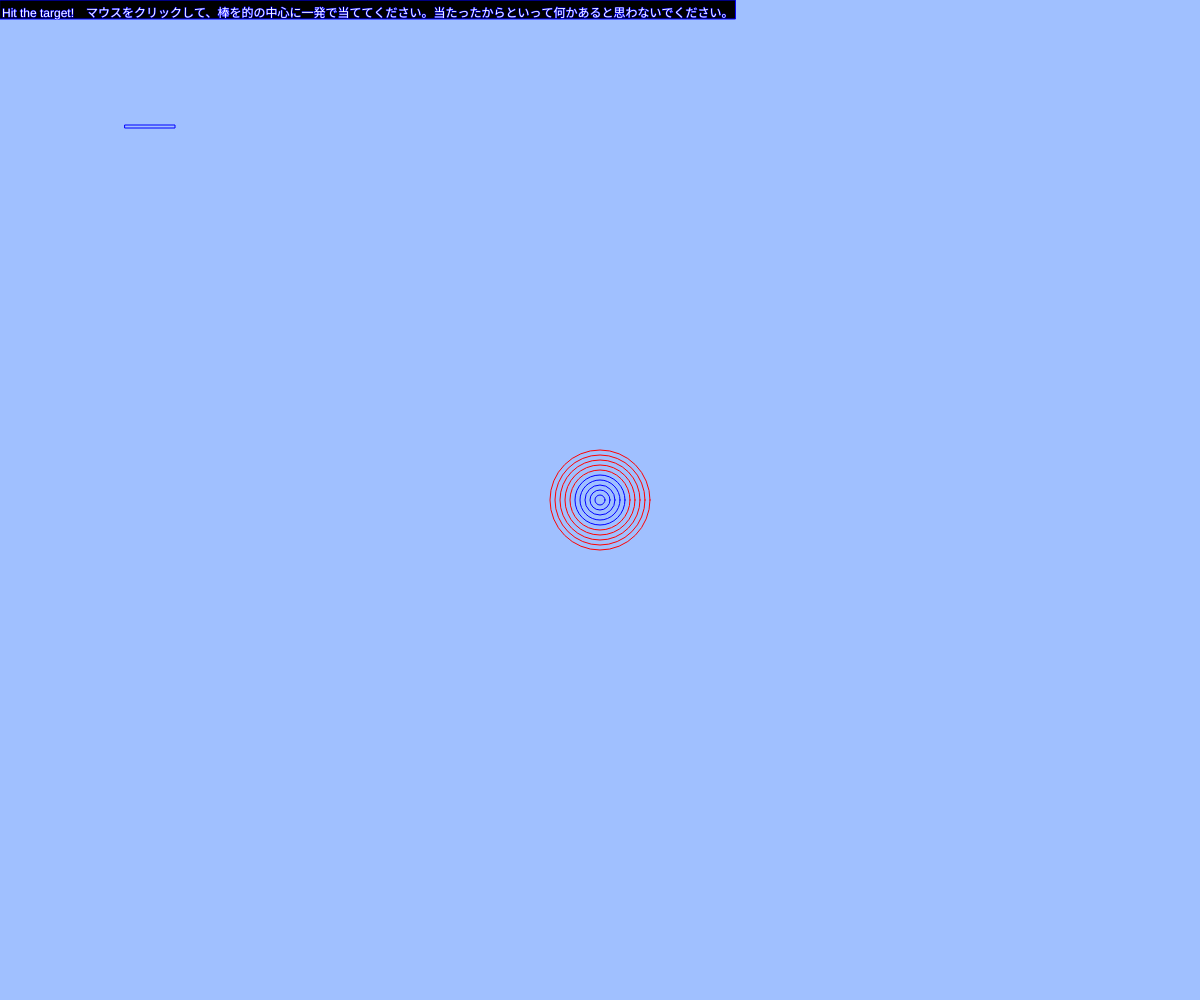
Frame 1 (no input)
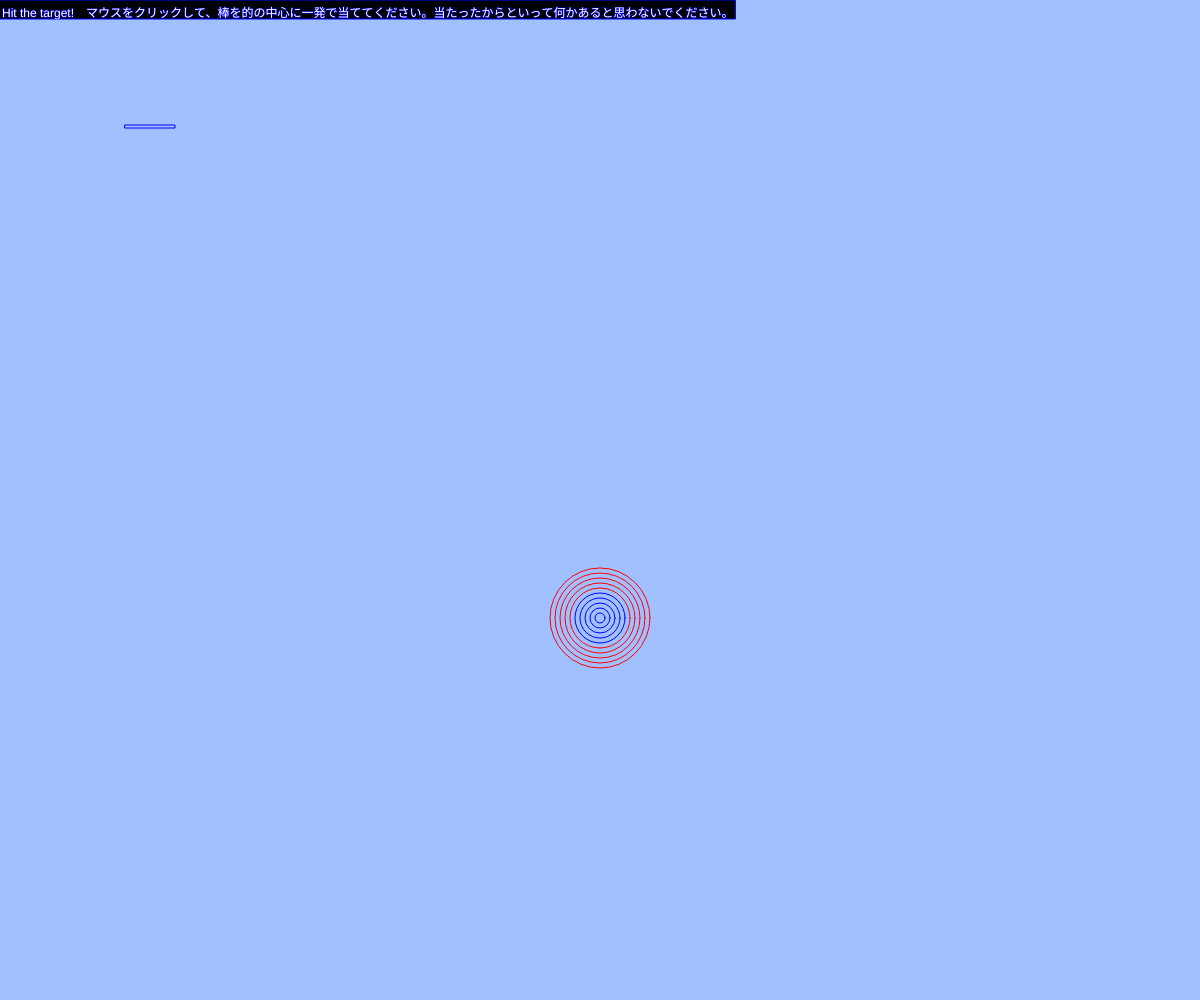
Frame 60 (no input)
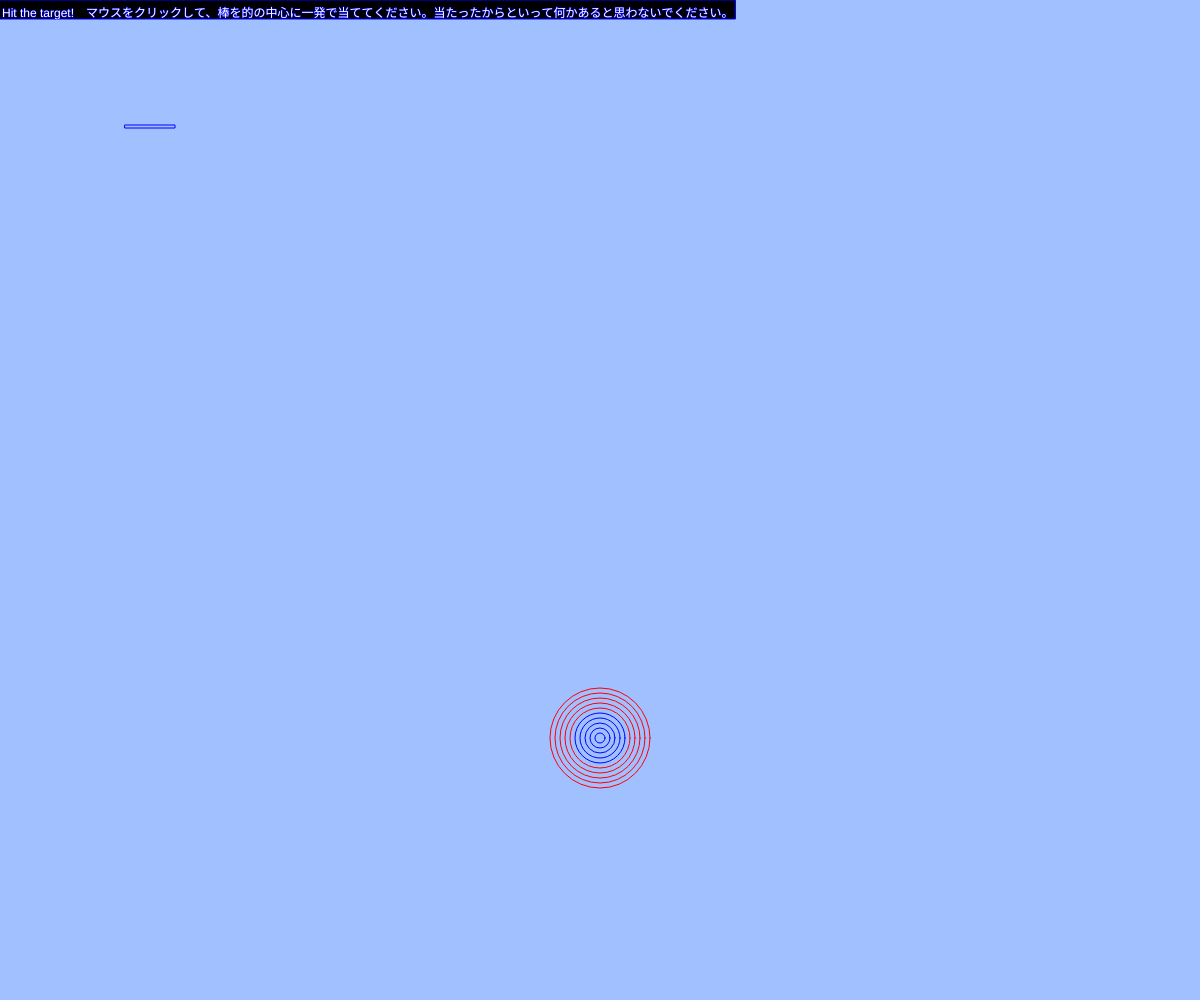
Frame 120 (the mouse pressed at the canvas centre since frame 60)

The p5.js sketch that drew these frames (run headless with seeded random() and noise() and a simulated clock; from frame 60 on, the mouse is pressed at the canvas centre):

// p5.js sketch
// ── sketch.js
// 最終課題を制作しよう

let x, y; 

function setup(){
  createCanvas(windowWidth, windowHeight);
  x = width / 2;
  y = height / 2;

  m = width / 8;
  n = height / 8;
}

function draw(){
  background(160, 192, 255); 
  noFill();
  for(let i = 100; i >=60; i=i-10){
    stroke(255, 0, 0);
    ellipse(x, y, i);
  }
  for(let j = 50; j >=10; j=j-10){
    stroke(0, 0, 255);
    ellipse(x, y, j);
  }
  
  y += 2;
  if(y > height){ y = 0; }
  else if(y < 0){ y = height; } 

  rect(n, n, 50, 3);
  
  instruction("Hit the target!　マウスをクリックして、棒を的の中心に一発で当ててください。当たったからといって何かあると思わないでください。");

}

function mouseClicked(){
  n += x - 50 ;
  if(n > x - 50){ n = 0; }
  else if(n < 0){ n = width; } 
}

function instruction(t){  
  let w = textWidth(t);
  let h = textAscent() + textDescent();
  let p = 2;
  fill(0);
  rect(0, 0, w + p * 2, h + p * 2);
  fill(255);
  text(t, p, h + p);
}
